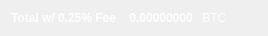
    <widget class="QWidget" name="layoutWidget">
     <property name="geometry">
      <rect>
       <x>10</x>
       <y>300</y>
       <width>268</width>
       <height>19</height>
      </rect>
     </property>
     <layout class="QHBoxLayout" name="horizontalLayout_2">
      <item>
       <widget class="QLabel" name="label_19">
        <property name="palette">
         <palette>
          <active>
           <colorrole role="WindowText">
            <brush brushstyle="SolidPattern">
             <color alpha="255">
              <red>255</red>
              <green>255</green>
              <blue>255</blue>
             </color>
            </brush>
           </colorrole>
           <colorrole role="Button">
            <brush brushstyle="SolidPattern">
             <color alpha="255">
              <red>138</red>
              <green>138</green>
              <blue>138</blue>
             </color>
            </brush>
           </colorrole>
           <colorrole role="Text">
            <brush brushstyle="SolidPattern">
             <color alpha="255">
              <red>255</red>
              <green>255</green>
              <blue>255</blue>
             </color>
            </brush>
           </colorrole>
           <colorrole role="ButtonText">
            <brush brushstyle="SolidPattern">
             <color alpha="255">
              <red>255</red>
              <green>255</green>
              <blue>255</blue>
             </color>
            </brush>
           </colorrole>
           <colorrole role="Base">
            <brush brushstyle="SolidPattern">
             <color alpha="255">
              <red>138</red>
              <green>138</green>
              <blue>138</blue>
             </color>
            </brush>
           </colorrole>
           <colorrole role="Window">
            <brush brushstyle="SolidPattern">
             <color alpha="255">
              <red>138</red>
              <green>138</green>
              <blue>138</blue>
             </color>
            </brush>
           </colorrole>
           <colorrole role="AlternateBase">
            <brush brushstyle="SolidPattern">
             <color alpha="255">
              <red>138</red>
              <green>138</green>
              <blue>138</blue>
             </color>
            </brush>
           </colorrole>
          </active>
          <inactive>
           <colorrole role="WindowText">
            <brush brushstyle="SolidPattern">
             <color alpha="255">
              <red>255</red>
              <green>255</green>
              <blue>255</blue>
             </color>
            </brush>
           </colorrole>
           <colorrole role="Button">
            <brush brushstyle="SolidPattern">
             <color alpha="255">
              <red>138</red>
              <green>138</green>
              <blue>138</blue>
             </color>
            </brush>
           </colorrole>
           <colorrole role="Text">
            <brush brushstyle="SolidPattern">
             <color alpha="255">
              <red>255</red>
              <green>255</green>
              <blue>255</blue>
             </color>
            </brush>
           </colorrole>
           <colorrole role="ButtonText">
            <brush brushstyle="SolidPattern">
             <color alpha="255">
              <red>255</red>
              <green>255</green>
              <blue>255</blue>
             </color>
            </brush>
           </colorrole>
           <colorrole role="Base">
            <brush brushstyle="SolidPattern">
             <color alpha="255">
              <red>138</red>
              <green>138</green>
              <blue>138</blue>
             </color>
            </brush>
           </colorrole>
           <colorrole role="Window">
            <brush brushstyle="SolidPattern">
             <color alpha="255">
              <red>138</red>
              <green>138</green>
              <blue>138</blue>
             </color>
            </brush>
           </colorrole>
           <colorrole role="AlternateBase">
            <brush brushstyle="SolidPattern">
             <color alpha="255">
              <red>138</red>
              <green>138</green>
              <blue>138</blue>
             </color>
            </brush>
           </colorrole>
          </inactive>
          <disabled>
           <colorrole role="WindowText">
            <brush brushstyle="SolidPattern">
             <color alpha="255">
              <red>178</red>
              <green>178</green>
              <blue>178</blue>
             </color>
            </brush>
           </colorrole>
           <colorrole role="Button">
            <brush brushstyle="SolidPattern">
             <color alpha="255">
              <red>138</red>
              <green>138</green>
              <blue>138</blue>
             </color>
            </brush>
           </colorrole>
           <colorrole role="Text">
            <brush brushstyle="SolidPattern">
             <color alpha="255">
              <red>178</red>
              <green>178</green>
              <blue>178</blue>
             </color>
            </brush>
           </colorrole>
           <colorrole role="ButtonText">
            <brush brushstyle="SolidPattern">
             <color alpha="255">
              <red>178</red>
              <green>178</green>
              <blue>178</blue>
             </color>
            </brush>
           </colorrole>
           <colorrole role="Base">
            <brush brushstyle="SolidPattern">
             <color alpha="255">
              <red>138</red>
              <green>138</green>
              <blue>138</blue>
             </color>
            </brush>
           </colorrole>
           <colorrole role="Window">
            <brush brushstyle="SolidPattern">
             <color alpha="255">
              <red>138</red>
              <green>138</green>
              <blue>138</blue>
             </color>
            </brush>
           </colorrole>
           <colorrole role="AlternateBase">
            <brush brushstyle="SolidPattern">
             <color alpha="255">
              <red>138</red>
              <green>138</green>
              <blue>138</blue>
             </color>
            </brush>
           </colorrole>
          </disabled>
         </palette>
        </property>
        <property name="font">
         <font>
          <weight>75</weight>
          <bold>true</bold>
         </font>
        </property>
        <property name="text">
         <string>Total w/ 0.25% Fee </string>
        </property>
       </widget>
      </item>
      <item>
       <widget class="QLabel" name="SellCostLabel">
        <property name="palette">
         <palette>
          <active>
           <colorrole role="WindowText">
            <brush brushstyle="SolidPattern">
             <color alpha="255">
              <red>255</red>
              <green>255</green>
              <blue>255</blue>
             </color>
            </brush>
           </colorrole>
           <colorrole role="Button">
            <brush brushstyle="SolidPattern">
             <color alpha="255">
              <red>138</red>
              <green>138</green>
              <blue>138</blue>
             </color>
            </brush>
           </colorrole>
           <colorrole role="Light">
            <brush brushstyle="SolidPattern">
             <color alpha="255">
              <red>0</red>
              <green>255</green>
              <blue>0</blue>
             </color>
            </brush>
           </colorrole>
           <colorrole role="Midlight">
            <brush brushstyle="SolidPattern">
             <color alpha="255">
              <red>0</red>
              <green>212</green>
              <blue>0</blue>
             </color>
            </brush>
           </colorrole>
           <colorrole role="Dark">
            <brush brushstyle="SolidPattern">
             <color alpha="255">
              <red>0</red>
              <green>85</green>
              <blue>0</blue>
             </color>
            </brush>
           </colorrole>
           <colorrole role="Mid">
            <brush brushstyle="SolidPattern">
             <color alpha="255">
              <red>0</red>
              <green>113</green>
              <blue>0</blue>
             </color>
            </brush>
           </colorrole>
           <colorrole role="Text">
            <brush brushstyle="SolidPattern">
             <color alpha="255">
              <red>255</red>
              <green>255</green>
              <blue>255</blue>
             </color>
            </brush>
           </colorrole>
           <colorrole role="BrightText">
            <brush brushstyle="SolidPattern">
             <color alpha="255">
              <red>255</red>
              <green>255</green>
              <blue>255</blue>
             </color>
            </brush>
           </colorrole>
           <colorrole role="ButtonText">
            <brush brushstyle="SolidPattern">
             <color alpha="255">
              <red>255</red>
              <green>255</green>
              <blue>255</blue>
             </color>
            </brush>
           </colorrole>
           <colorrole role="Base">
            <brush brushstyle="SolidPattern">
             <color alpha="255">
              <red>138</red>
              <green>138</green>
              <blue>138</blue>
             </color>
            </brush>
           </colorrole>
           <colorrole role="Window">
            <brush brushstyle="SolidPattern">
             <color alpha="255">
              <red>138</red>
              <green>138</green>
              <blue>138</blue>
             </color>
            </brush>
           </colorrole>
           <colorrole role="Shadow">
            <brush brushstyle="SolidPattern">
             <color alpha="255">
              <red>0</red>
              <green>0</green>
              <blue>0</blue>
             </color>
            </brush>
           </colorrole>
           <colorrole role="AlternateBase">
            <brush brushstyle="SolidPattern">
             <color alpha="255">
              <red>138</red>
              <green>138</green>
              <blue>138</blue>
             </color>
            </brush>
           </colorrole>
           <colorrole role="ToolTipBase">
            <brush brushstyle="SolidPattern">
             <color alpha="255">
              <red>255</red>
              <green>255</green>
              <blue>220</blue>
             </color>
            </brush>
           </colorrole>
           <colorrole role="ToolTipText">
            <brush brushstyle="SolidPattern">
             <color alpha="255">
              <red>0</red>
              <green>0</green>
              <blue>0</blue>
             </color>
            </brush>
           </colorrole>
          </active>
          <inactive>
           <colorrole role="WindowText">
            <brush brushstyle="SolidPattern">
             <color alpha="255">
              <red>255</red>
              <green>255</green>
              <blue>255</blue>
             </color>
            </brush>
           </colorrole>
           <colorrole role="Button">
            <brush brushstyle="SolidPattern">
             <color alpha="255">
              <red>138</red>
              <green>138</green>
              <blue>138</blue>
             </color>
            </brush>
           </colorrole>
           <colorrole role="Light">
            <brush brushstyle="SolidPattern">
             <color alpha="255">
              <red>0</red>
              <green>255</green>
              <blue>0</blue>
             </color>
            </brush>
           </colorrole>
           <colorrole role="Midlight">
            <brush brushstyle="SolidPattern">
             <color alpha="255">
              <red>0</red>
              <green>212</green>
              <blue>0</blue>
             </color>
            </brush>
           </colorrole>
           <colorrole role="Dark">
            <brush brushstyle="SolidPattern">
             <color alpha="255">
              <red>0</red>
              <green>85</green>
              <blue>0</blue>
             </color>
            </brush>
           </colorrole>
           <colorrole role="Mid">
            <brush brushstyle="SolidPattern">
             <color alpha="255">
              <red>0</red>
              <green>113</green>
              <blue>0</blue>
             </color>
            </brush>
           </colorrole>
           <colorrole role="Text">
            <brush brushstyle="SolidPattern">
             <color alpha="255">
              <red>255</red>
              <green>255</green>
              <blue>255</blue>
             </color>
            </brush>
           </colorrole>
           <colorrole role="BrightText">
            <brush brushstyle="SolidPattern">
             <color alpha="255">
              <red>255</red>
              <green>255</green>
              <blue>255</blue>
             </color>
            </brush>
           </colorrole>
           <colorrole role="ButtonText">
            <brush brushstyle="SolidPattern">
             <color alpha="255">
              <red>255</red>
              <green>255</green>
              <blue>255</blue>
             </color>
            </brush>
           </colorrole>
           <colorrole role="Base">
            <brush brushstyle="SolidPattern">
             <color alpha="255">
              <red>138</red>
              <green>138</green>
              <blue>138</blue>
             </color>
            </brush>
           </colorrole>
           <colorrole role="Window">
            <brush brushstyle="SolidPattern">
             <color alpha="255">
              <red>138</red>
              <green>138</green>
              <blue>138</blue>
             </color>
            </brush>
           </colorrole>
           <colorrole role="Shadow">
            <brush brushstyle="SolidPattern">
             <color alpha="255">
              <red>0</red>
              <green>0</green>
              <blue>0</blue>
             </color>
            </brush>
           </colorrole>
           <colorrole role="AlternateBase">
            <brush brushstyle="SolidPattern">
             <color alpha="255">
              <red>138</red>
              <green>138</green>
              <blue>138</blue>
             </color>
            </brush>
           </colorrole>
           <colorrole role="ToolTipBase">
            <brush brushstyle="SolidPattern">
             <color alpha="255">
              <red>255</red>
              <green>255</green>
              <blue>220</blue>
             </color>
            </brush>
           </colorrole>
           <colorrole role="ToolTipText">
            <brush brushstyle="SolidPattern">
             <color alpha="255">
              <red>0</red>
              <green>0</green>
              <blue>0</blue>
             </color>
            </brush>
           </colorrole>
          </inactive>
          <disabled>
           <colorrole role="WindowText">
            <brush brushstyle="SolidPattern">
             <color alpha="255">
              <red>178</red>
              <green>178</green>
              <blue>178</blue>
             </color>
            </brush>
           </colorrole>
           <colorrole role="Button">
            <brush brushstyle="SolidPattern">
             <color alpha="255">
              <red>138</red>
              <green>138</green>
              <blue>138</blue>
             </color>
            </brush>
           </colorrole>
           <colorrole role="Light">
            <brush brushstyle="SolidPattern">
             <color alpha="255">
              <red>0</red>
              <green>255</green>
              <blue>0</blue>
             </color>
            </brush>
           </colorrole>
           <colorrole role="Midlight">
            <brush brushstyle="SolidPattern">
             <color alpha="255">
              <red>0</red>
              <green>212</green>
              <blue>0</blue>
             </color>
            </brush>
           </colorrole>
           <colorrole role="Dark">
            <brush brushstyle="SolidPattern">
             <color alpha="255">
              <red>0</red>
              <green>85</green>
              <blue>0</blue>
             </color>
            </brush>
           </colorrole>
           <colorrole role="Mid">
            <brush brushstyle="SolidPattern">
             <color alpha="255">
              <red>0</red>
              <green>113</green>
              <blue>0</blue>
             </color>
            </brush>
           </colorrole>
           <colorrole role="Text">
            <brush brushstyle="SolidPattern">
             <color alpha="255">
              <red>178</red>
              <green>178</green>
              <blue>178</blue>
             </color>
            </brush>
           </colorrole>
           <colorrole role="BrightText">
            <brush brushstyle="SolidPattern">
             <color alpha="255">
              <red>255</red>
              <green>255</green>
              <blue>255</blue>
             </color>
            </brush>
           </colorrole>
           <colorrole role="ButtonText">
            <brush brushstyle="SolidPattern">
             <color alpha="255">
              <red>178</red>
              <green>178</green>
              <blue>178</blue>
             </color>
            </brush>
           </colorrole>
           <colorrole role="Base">
            <brush brushstyle="SolidPattern">
             <color alpha="255">
              <red>138</red>
              <green>138</green>
              <blue>138</blue>
             </color>
            </brush>
           </colorrole>
           <colorrole role="Window">
            <brush brushstyle="SolidPattern">
             <color alpha="255">
              <red>138</red>
              <green>138</green>
              <blue>138</blue>
             </color>
            </brush>
           </colorrole>
           <colorrole role="Shadow">
            <brush brushstyle="SolidPattern">
             <color alpha="255">
              <red>0</red>
              <green>0</green>
              <blue>0</blue>
             </color>
            </brush>
           </colorrole>
           <colorrole role="AlternateBase">
            <brush brushstyle="SolidPattern">
             <color alpha="255">
              <red>138</red>
              <green>138</green>
              <blue>138</blue>
             </color>
            </brush>
           </colorrole>
           <colorrole role="ToolTipBase">
            <brush brushstyle="SolidPattern">
             <color alpha="255">
              <red>255</red>
              <green>255</green>
              <blue>220</blue>
             </color>
            </brush>
           </colorrole>
           <colorrole role="ToolTipText">
            <brush brushstyle="SolidPattern">
             <color alpha="255">
              <red>0</red>
              <green>0</green>
              <blue>0</blue>
             </color>
            </brush>
           </colorrole>
          </disabled>
         </palette>
        </property>
        <property name="font">
         <font>
          <weight>75</weight>
          <bold>true</bold>
         </font>
        </property>
        <property name="autoFillBackground">
         <bool>false</bool>
        </property>
        <property name="text">
         <string> 0.00000000</string>
        </property>
        <property name="textInteractionFlags">
         <set>Qt::LinksAccessibleByMouse|Qt::TextSelectableByMouse</set>
        </property>
       </widget>
      </item>
      <item>
       <widget class="QLabel" name="label_17">
        <property name="palette">
         <palette>
          <active>
           <colorrole role="WindowText">
            <brush brushstyle="SolidPattern">
             <color alpha="255">
              <red>255</red>
              <green>255</green>
              <blue>255</blue>
             </color>
            </brush>
           </colorrole>
           <colorrole role="Button">
            <brush brushstyle="SolidPattern">
             <color alpha="255">
              <red>138</red>
              <green>138</green>
              <blue>138</blue>
             </color>
            </brush>
           </colorrole>
           <colorrole role="Text">
            <brush brushstyle="SolidPattern">
             <color alpha="255">
              <red>255</red>
              <green>255</green>
              <blue>255</blue>
             </color>
            </brush>
           </colorrole>
           <colorrole role="ButtonText">
            <brush brushstyle="SolidPattern">
             <color alpha="255">
              <red>255</red>
              <green>255</green>
              <blue>255</blue>
             </color>
            </brush>
           </colorrole>
           <colorrole role="Base">
            <brush brushstyle="SolidPattern">
             <color alpha="255">
              <red>138</red>
              <green>138</green>
              <blue>138</blue>
             </color>
            </brush>
           </colorrole>
           <colorrole role="Window">
            <brush brushstyle="SolidPattern">
             <color alpha="255">
              <red>138</red>
              <green>138</green>
              <blue>138</blue>
             </color>
            </brush>
           </colorrole>
           <colorrole role="AlternateBase">
            <brush brushstyle="SolidPattern">
             <color alpha="255">
              <red>138</red>
              <green>138</green>
              <blue>138</blue>
             </color>
            </brush>
           </colorrole>
          </active>
          <inactive>
           <colorrole role="WindowText">
            <brush brushstyle="SolidPattern">
             <color alpha="255">
              <red>255</red>
              <green>255</green>
              <blue>255</blue>
             </color>
            </brush>
           </colorrole>
           <colorrole role="Button">
            <brush brushstyle="SolidPattern">
             <color alpha="255">
              <red>138</red>
              <green>138</green>
              <blue>138</blue>
             </color>
            </brush>
           </colorrole>
           <colorrole role="Text">
            <brush brushstyle="SolidPattern">
             <color alpha="255">
              <red>255</red>
              <green>255</green>
              <blue>255</blue>
             </color>
            </brush>
           </colorrole>
           <colorrole role="ButtonText">
            <brush brushstyle="SolidPattern">
             <color alpha="255">
              <red>255</red>
              <green>255</green>
              <blue>255</blue>
             </color>
            </brush>
           </colorrole>
           <colorrole role="Base">
            <brush brushstyle="SolidPattern">
             <color alpha="255">
              <red>138</red>
              <green>138</green>
              <blue>138</blue>
             </color>
            </brush>
           </colorrole>
           <colorrole role="Window">
            <brush brushstyle="SolidPattern">
             <color alpha="255">
              <red>138</red>
              <green>138</green>
              <blue>138</blue>
             </color>
            </brush>
           </colorrole>
           <colorrole role="AlternateBase">
            <brush brushstyle="SolidPattern">
             <color alpha="255">
              <red>138</red>
              <green>138</green>
              <blue>138</blue>
             </color>
            </brush>
           </colorrole>
          </inactive>
          <disabled>
           <colorrole role="WindowText">
            <brush brushstyle="SolidPattern">
             <color alpha="255">
              <red>178</red>
              <green>178</green>
              <blue>178</blue>
             </color>
            </brush>
           </colorrole>
           <colorrole role="Button">
            <brush brushstyle="SolidPattern">
             <color alpha="255">
              <red>138</red>
              <green>138</green>
              <blue>138</blue>
             </color>
            </brush>
           </colorrole>
           <colorrole role="Text">
            <brush brushstyle="SolidPattern">
             <color alpha="255">
              <red>178</red>
              <green>178</green>
              <blue>178</blue>
             </color>
            </brush>
           </colorrole>
           <colorrole role="ButtonText">
            <brush brushstyle="SolidPattern">
             <color alpha="255">
              <red>178</red>
              <green>178</green>
              <blue>178</blue>
             </color>
            </brush>
           </colorrole>
           <colorrole role="Base">
            <brush brushstyle="SolidPattern">
             <color alpha="255">
              <red>138</red>
              <green>138</green>
              <blue>138</blue>
             </color>
            </brush>
           </colorrole>
           <colorrole role="Window">
            <brush brushstyle="SolidPattern">
             <color alpha="255">
              <red>138</red>
              <green>138</green>
              <blue>138</blue>
             </color>
            </brush>
           </colorrole>
           <colorrole role="AlternateBase">
            <brush brushstyle="SolidPattern">
             <color alpha="255">
              <red>138</red>
              <green>138</green>
              <blue>138</blue>
             </color>
            </brush>
           </colorrole>
          </disabled>
         </palette>
        </property>
        <property name="font">
         <font>
          <weight>50</weight>
          <bold>false</bold>
         </font>
        </property>
        <property name="text">
         <string> BTC</string>
        </property>
       </widget>
      </item>
     </layout>
    </widget>
